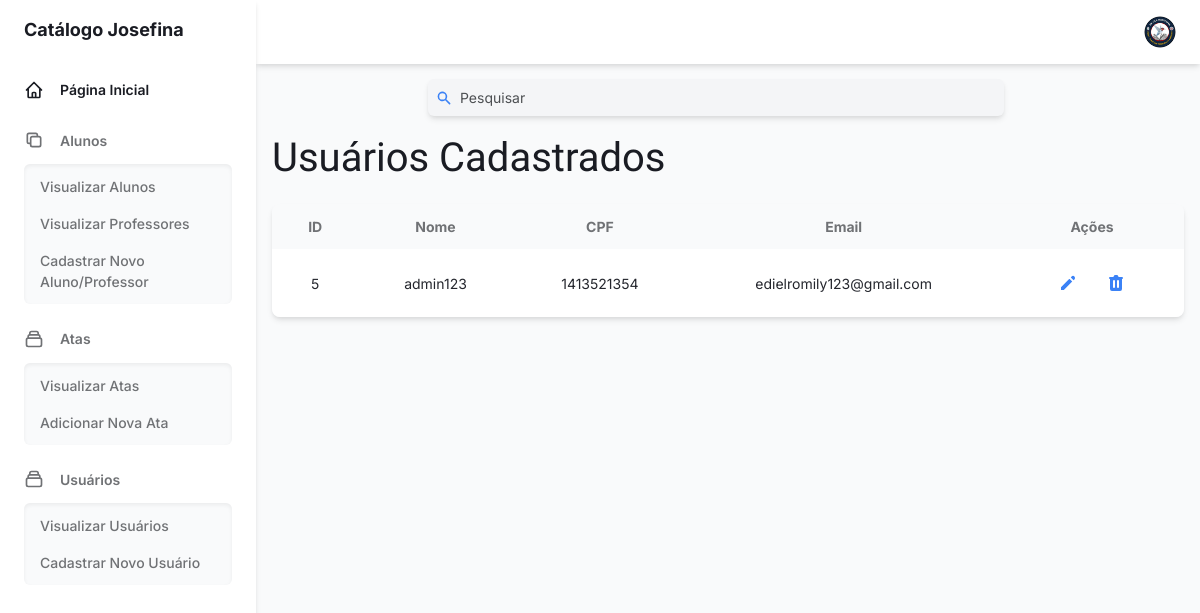
Before: /accounts/ (signed in) with the older database file.
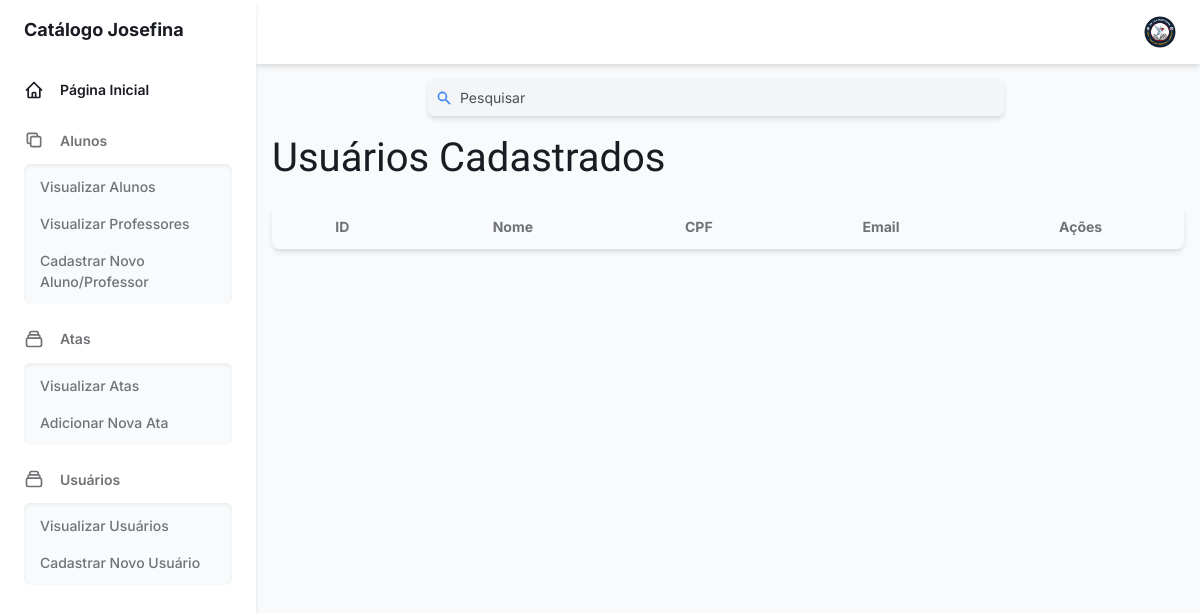
After: the same page with the newer database file.
### accounts/models.py (models this page shows)
class Usuario(User):
    TIPO_CHOICES = [("SECRETARIO", "Secretário"), ("DIRETOR", "Diretor")]
    cpf = models.CharField(max_length=11, unique=True)

### accounts/views.py (the view)
# urls.py: path('', views.listusers, name='list_users'),
@has_group("SECRETARIO")
def listusers(request):
    users = Usuario.objects.all()
    return render(request, "registration/listusers.html", {"users" : users})

### templates/registration/listusers.html (shortened to what the changed rows need)
{% load static %}
{% include '_base.html' %}
{% block content %}
<!DOCTYPE html>
<html lang="pt-BR">
<head>
</head>
<body>
    <div class="w-full p-4">
        <h1 class="title-large text-gray-800 dark:text-gray-200 mb-4"
            style="font-size: 2.5rem; margin-top: -4px; font-family: 'Ubuntu', sans-serif;">
           Usuários Cadastrados
        </h1>
        <div class="w-full max-w-6xl overflow-hidden rounded-lg shadow-md">
            <div class="w-full overflow-x-auto">
                <table class="w-full whitespace-no-wrap table-auto text-sm">
                    <thead class="bg-gray-50 dark:bg-gray-700 text-gray-500 dark:text-gray-400">
                        <tr>
                            <th class="px-6 py-3 text-center">ID</th>
                            <th class="px-6 py-3 text-center">Nome</th>
                            <th class="px-6 py-3 text-center">CPF</th>
                            <th class="px-6 py-3 text-center">Email</th>
                            <th class="px-6 py-3 text-center">Ações</th>
                        </tr>
                    </thead>
                    <tbody class="bg-white dark:bg-gray-800 divide-y dark:divide-gray-700">
                        {% for user in users %}
                        <tr class="text-gray-700 dark:text-gray-400">
                            <td class="px-6 py-4 text-center">{{ user.id }}</td>
                            <td class="px-6 py-4 text-center">{{ user.username }}</td>
                            <td class="cpf px-6 py-4 text-center">{{ user.cpf }}</td>
                            <td class="cpf px-6 py-4 text-center">{{ user.email }}</td>
                            <td class="px-6 py-4 text-center">
                                <div class="flex justify-center space-x-3">
                                    {% if "SECRETARIO" in request.user.groups.all.values_list.0 %}
                                        <a href="{% url 'edit_user' user.id %}">
                                            <button
                                                class="flex items-center justify-center p-2 text-blue-600 dark:text-gray-400 hover:text-blue-800 dark:hover:text-gray-200"
                                                aria-label="Edit">
                                                <svg class="w-5 h-5" xmlns="http://www.w3.org/2000/svg" viewBox="0 0 20 20">
                                                    <path d="M13.586 3.586a2 2 0 112.828 2.828l-.793.793-2.828-2.828.793-.793zM11.379 5.793L3 14.172V17h2.828l8.38-8.379-2.83-2.828z" fill="#3B82F6"></path>
                                                </svg>
                                            </button>
                                        </a>
                                        <form action="{% url 'delete_user' user.id %}" method="post" class="d-inline"
                                            onsubmit="return confirmRemoval('{{ user.username|escapejs }}');">
                                            <button
                                                class="flex items-center justify-center p-2 text-blue-600 dark:text-gray-400 hover:text-blue-800 dark:hover:text-gray-200"
                                                aria-label="Delete">
                                            </button>
                                        </form>
                                    {% endif %}
                                </div>
                            </td>
                        </tr>
                        {% endfor %}
                    </tbody>
                </table>
            </div>
        </div>
    </div>
</body>
</html>
{% endblock %}

Changed rows visible on the page:
removed Usuario: id "5", username "admin123", cpf "1413521354", email "edielromily123@gmail.com"
